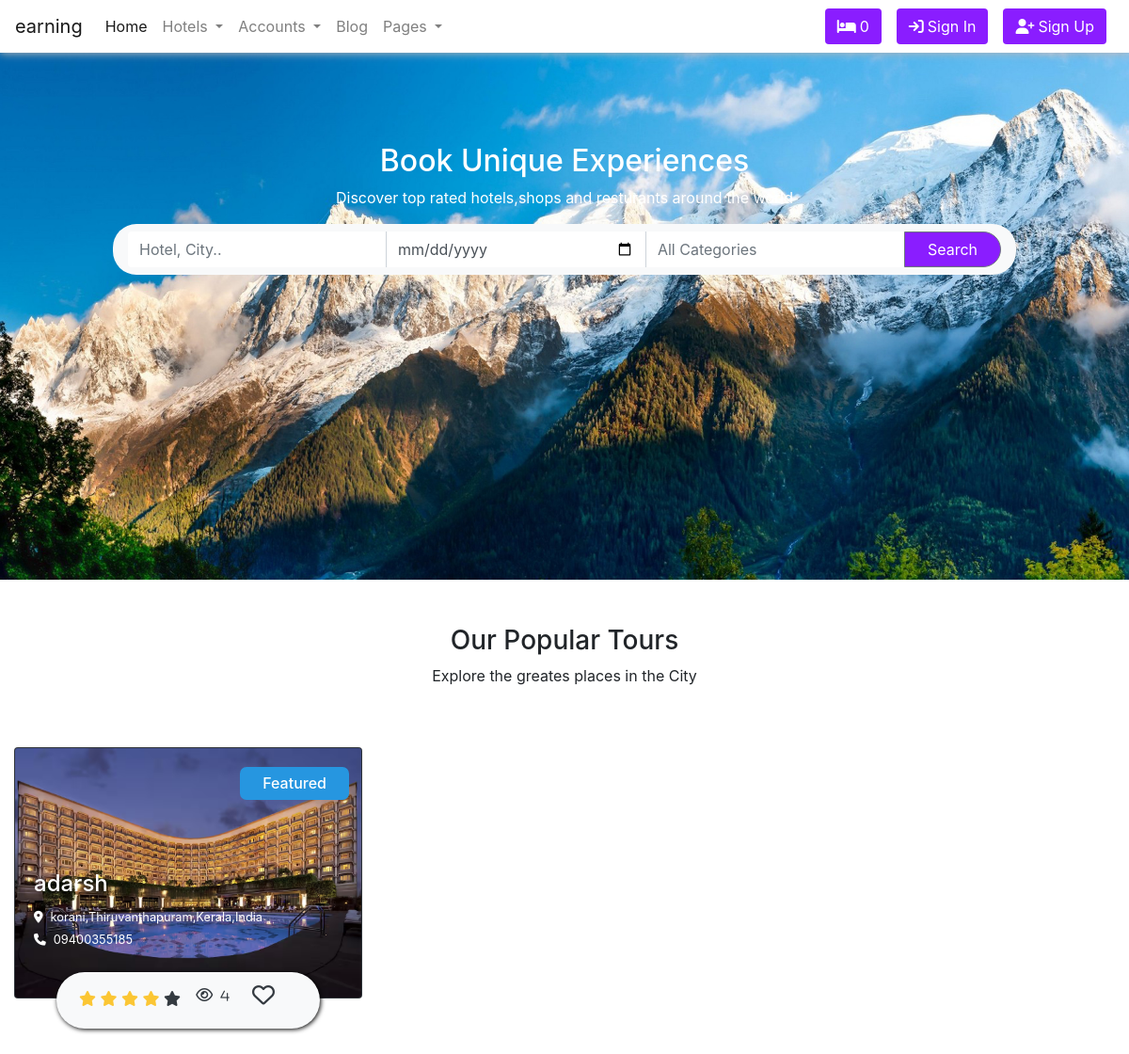
The page / on the database its author committed.
### hotel/models.py (models this page shows, shortened)
class Hotel(models.Model):
    user = models.ForeignKey(User,on_delete=models.SET_NULL,null=True)
    name = models.CharField(max_length=100)
    description = CKEditor5Field(null=True,blank=True, config_name='extends')
    image = models.FileField(upload_to='hotel_galley')
    address = models.CharField(max_length=200)
    mobile = models.CharField(max_length=50)
    email = models.EmailField(max_length=110)
    status = models.CharField(max_length=20,choices=HOTEL_STATUS ,default='Live')
    tag=TaggableManager(blank=True)
    views=models.IntegerField(default=0)
    featured=models.BooleanField(default=False)
    hid = ShortUUIDField(unique=True, length=10, max_length=20, alphabet='abcdefghijklmnopqrstuvwxyz')
    slug= models.SlugField(unique=True)
    date= models.DateTimeField(auto_now_add=True)

### hotel/views.py (the view)
# urls.py: path('',views.index,name='index'),
def index(request):
    hotels=Hotel.objects.filter(status='Live')
    context={
        'hotels':hotels
    }
    return render(request,'hotel/hotel.html',context)

### templates/hotel/hotel.html
{% load static %} {% include "base/base.html" %} {% block content %}
<section>
  <div class="backImg text-center text-white pt-5">
    <h2 class="mt-5">Book Unique Experiences</h2>
    <p>Discover top rated hotels,shops and resturants around the world</p>
    <div class="bg-light fm-group">
      <div class="input-group px-3">
        <input
          type="text"
          placeholder="Hotel, City.."
          class="form-control border-0 mt-2"
        />
        <input
          type="date"
          placeholder="Select Booking Date"
          class="form-control border-bottom-0 border-top-0 mt-2"
        />
        <input
          type="text"
          placeholder="All Categories"
          class="form-control mt-2 border-bottom-0 border-top-0 border-right-0"
        />
        <button class="btn btn-outline-secondary n_btn px-4 my-2" type="button">
          Search
        </button>
      </div>
    </div>
  </div>
</section>
<section>
  <div class="text-center pt-5">
    <h3>Our Popular Tours</h3>
    <p>Explore the greates places in the City</p>
    <div class="container-fluid mb-5">
      <div class="row">
        {% for hotel in hotels %}
        <div class="col-md-6 col-lg-6 col-xl-4 my-5">
          <a href="{% url 'hotel_detail' hotel.slug  %}">
          <div class="card bg-dark text-white">
            <img class="card-img" src="{{hotel.image.url}}"
            alt="Card image">
            <div class="card-img-overlay">
              {% if hotel.featured == True %}
              <div style="position: absolute; left: 65%; "><h6 class="tags p-2 px-4">Featured</h6></div>
              {% endif %}
              <div class="card-data text-left">
                <h4>{{hotel.name}}</h4>
                <small
                  ><i class="fa-solid fa-location-dot pr-2"></i>{{hotel.address}} </small
                ><br />
                <small><i class="fa-solid fa-phone pr-2"></i>{{hotel.mobile}}</small>
              </div>
              <div class="bg-light text-dark mt-3 pt-3 mx-4 bottom-card">
                <div class="d-flex justify-content-between">
                  <div class="ratings pl-4 pr-0">
                    <i class="fa fa-star rating-color"></i>
                    <i class="fa fa-star rating-color"></i>
                    <i class="fa fa-star rating-color"></i>
                    <i class="fa fa-star rating-color"></i>
                    <i class="fa fa-star"></i>
                  </div><i class="fa-regular fa-eye"><small class="p-2">{{hotel.views}}</small></i>
                  <i class="fa-regular fa-heart pr-5 fa-xl pt-2"></i>
                </div>
              </div>
            </div>
          </div>
         </a>
        </div>
        {% endfor %}
      </div>
    </div>
  </div>
</section>
{% endblock content %}

### static/css/style.css (style rules this page uses)
.backImg { background-image: url("/static/imgs/frImg.jpg"); background-position: center; background-size: cover; height: 560px; }
.n_btn { background-color: #8A1DFF; color: white; border-radius: 20px; }
.fm-group { margin-left: 10%; margin-right: 10%; border-radius: 25px; }
.card-img { height: 265px; }
.card-data { margin-top: 110px; height: 92px; }
.bottom-card { border-radius: 50px; height: 60px; box-shadow: 1px 1px 5px black; position: relative; position-anchor: 3px; }
.rating-color { color: #fbc634 !important; }
.tags { background-color: #2696e0; color: white; border-radius: 7px; }

### rows shown on the page
Hotel: image (picture), featured "Featured", name "adarsh", address "korani,Thiruvanthapuram,Kerala,India", mobile "09400355185", views "4"
